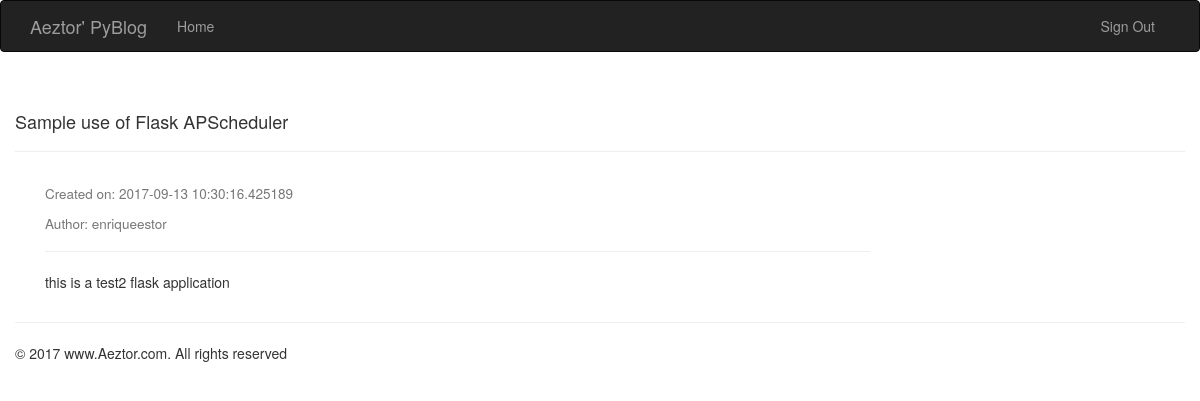
/posts/2 (signed in), run on the app's committed database.
### main/models/post.py (models this page shows)
class Post(db.Model):
    __tablename__ = 'posts'
    id = db.Column(db.Integer, primary_key=True)
    title = db.Column(db.String(100))
    body = db.Column(db.Text)
    timestamp = db.Column(db.DateTime, index=True, default=datetime.utcnow())
    author_id = db.Column(db.Integer, db.ForeignKey('users.id'))

### main/models/user.py (models this page shows, shortened)
class User(UserMixin, db.Model):
    __tablename__ = 'users'
    id = db.Column(db.Integer, primary_key=True)
    email = db.Column(db.String(64), unique=True, index=True)
    username = db.Column(db.String(64), unique=True, index=True)
    password_hash = db.Column(db.String(128))
    role_id = db.Column(db.Integer, db.ForeignKey('roles.id'))
    posts = db.relationship('Post', backref='users')
    @property
    def password(self):
        raise AttributeError('password is not a readable attribute')

### main/controllers/posts.py (the view)
@posts.route('/posts/<id>')
def post(id):
    data = {}
    post = Post.query.get_or_404(id)
    if not post:
        abort(404)
    data = {'id': post.id,
            'body': post.body,
            'timestamp': post.timestamp,
            'username': post.users.username,
            'title': post.title
            }
    return render_template('post.html', post=data)

### main/models/user.py (called while the page is built)
@login_manager.user_loader
def load_user(user_id):
    return User.query.get(int(user_id))

### main/templates/post.html
{% extends 'base.html' %}
{% block content_title %}
<h4> {{ post['title'] }} </h4>
{% endblock %}
{% block page_content %}
<div class="top-pad">
    <div>
        <h4>
            <small> Created on: {{ post['timestamp'] }}</small>
        </h4>
        <h4>
            <small> Author: {{ post['username'] }}</small>
        </h4>
        <hr>
        <p> {{ post['body'] }}</p>
    </div>
</div>
{% endblock %}

### data on the page
Post: title "Sample use of Flask APScheduler", timestamp "2017-09-13 10:30:16.425189", body "this is a test2 flask application"
User: username "enriqueestor"
